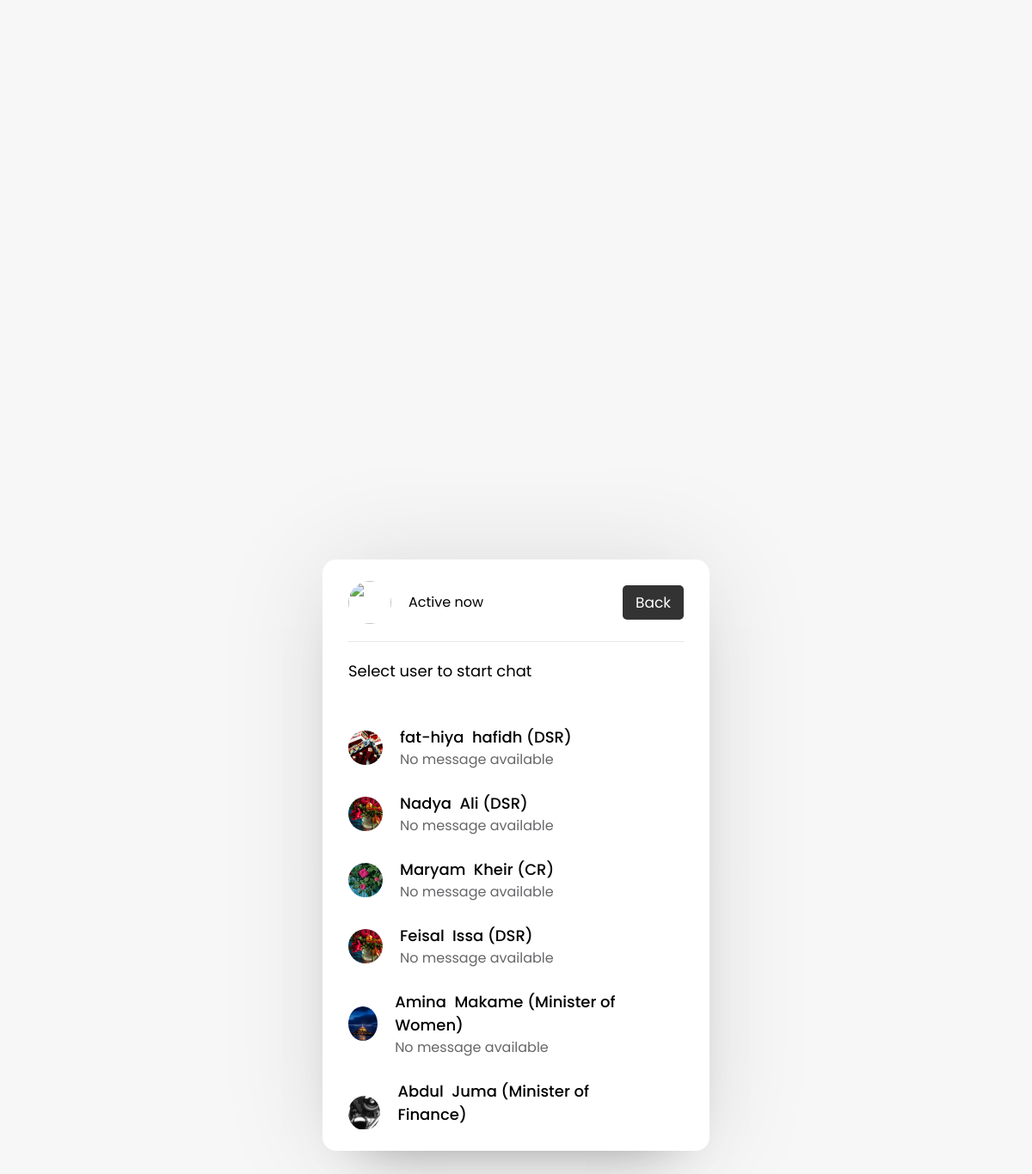
/dash_sr/pages/Massege1.php (signed in), run on the app's committed database.
### tables this page shows
CREATE TABLE `student` (
  `RegNo` varchar(50) NOT NULL,
  `FirstName` varchar(50) NOT NULL,
  `MiddleName` varchar(50) NOT NULL,
  `LastName` varchar(50) NOT NULL,
  `Gender` char(8) NOT NULL,
  `PhoneNumber` varchar(50) NOT NULL,
  `AcademicYear` varchar(50) NOT NULL,
  `Semister` varchar(50) NOT NULL,
  `Level` varchar(50) NOT NULL,
  `HealthInfo` varchar(50) DEFAULT NULL,
  `ProfilePicture` varchar(255) NOT NULL,
  `StudentStatus` varchar(50) NOT NULL
);

CREATE TABLE `userole` (
  `ID` int(11) NOT NULL,
  `UserName` varchar(30) NOT NULL,
  `Password` varchar(150) NOT NULL,
  `Role` varchar(30) NOT NULL
);

### dash_sr/pages/text_in_dsr.php (the view)
<?php
	while ($fetch =mysqli_fetch_assoc($query))
		{
			$massageSelect = mysqli_query($con,"select * from messages where message_out_ID ='".$qlcr['UserName']."' && message_in_ID ='$userID' || message_out_ID ='$userID' && message_in_ID='".$qlcr['UserName']."' order by 	messageID desc limit 1 ");
			$messageQuery = mysqli_fetch_assoc($massageSelect);
			(mysqli_num_rows($massageSelect) > 0)? $result = $messageQuery['message'] : $result = 'No message available';
			(strlen($result) > 22) ? $msg  = substr($result, 0, 22).'....' : $msg = $result;
			if (isset($messageQuery['message_out_ID']))
			{
				($userID == $messageQuery['message_out_ID']) ? $you = 'You: ' : $you = '';
			}
			else
			{
				$you = '';
			}
?>
		<a href="text1.php?ID=<?php echo $fetch['RegNo']; ?>">
			<div class="content">
				<img src="../../icons/<?php echo $fetch['ProfilePicture']; ?>">
					<div class="details">
						<span><?php echo $fetch['FirstName']." &nbsp;".$fetch['LastName'].' ('.$qlcr['Role'].')';  ?> </span>	<p> <?php echo $you.$msg; ?></p>
					</div>
			</div>
		</a>
<?php } ?>

### dash_sr/pages/Massege1.php (shortened to what this page needs)
<!DOCTYPE html>
<html lang="en">
<head>
  <link rel="stylesheet" href="../../includes/style.css">
  <link rel="stylesheet" href="https://cdnjs.cloudflare.com/ajax/libs/font-awesome/5.15.2/css/all.min.css"/>
</head>
	<body>
		<div class="wrapper">
			<section class="users">
				<header>
					<div class="content">
						<?php
			        		require_once '../../includes/connection.php';
			        		$userID= $_SESSION['username'];
			        		$sel=mysqli_query($con,"select * from student where RegNo ='".$userID."'");
			        		$row =mysqli_fetch_assoc($sel);
			        	?>
			        	 <img src="../../icons/<?php echo $row['ProfilePicture']; ?>">
			        	 <div class="details">
			        	 	 <p>Active now</p>
			        	 </div>
					</div>
					 <a href="index.php" class="logout">Back</a>
				</header>
				<div class="search">
        			<span class="text">Select user to start chat</span>
     			</div>
     			<div class="chat-box" style="background: #fff; box-shadow: inset 0 0 0 0 rgb(0 0 0 / 5%),
              inset 0 0 0 0 rgb(0 0 0 / 5%); padding: 10px 30px 20px 0px; ">
        			<?php
        				$crsele=mysqli_query($con,"select * from userole where UserName !='$userID' && Role !='Former CR' && Role !='Former Vice President' && Role !='Former Minister of Information' && Role !='Former Minister of Security' && Role !='Former DSR' && Role !='Former Minister of Loan' && Role !='Former Minister of Health'  && Role !='Former Minister of Women' && Role !='Former Minister of Finance' && Role !='Former Prime minister'  && Role !='Former Minister of Education' && Role != 'Former President' order by ID desc  ");
        				while ($qlcr=mysqli_fetch_assoc($crsele))
        				{
        					$query=mysqli_query($con,"select * from student where RegNo= '".$qlcr['UserName']."' && StudentStatus='Enable' ");
					?>
					<div class="users-list" style="padding: 5px 0px 10px 0px;">
						<?php include 'text_in_dsr.php'; ?>
					</div>
					<?php
        				}
        			?>
        			</div>
			</section>
		</div>
	</body>
</html>

### includes/style.css (style rules this page uses)
* { margin: 0; padding: 0; box-sizing: border-box; text-decoration: none; font-family: 'Poppins', sans-serif; }
body { display: flex; align-items: center; justify-content: center; min-height: 100vh; background: #f7f7f7; padding: 0 10px; }
.wrapper { background: #fff; max-width: 450px; width: 100%; border-radius: 16px; box-shadow: 0 0 128px 0 rgba(0,0,0,0.1), 0 32px 64px -48px rgba(0,0,0,0.5); }
.users { padding: 25px 30px; }
.users header, .users-list a { display: flex; align-items: center; padding-bottom: 20px; border-bottom: 1px solid #e6e6e6; justify-content: space-between; }
.wrapper img { object-fit: cover; border-radius: 50%; }
.users header img { height: 50px; width: 50px; }
:is(.users, .users-list) .content { display: flex; align-items: center; }
:is(.users, .users-list) .content .details { color: #000; margin-left: 20px; }
:is(.users, .users-list) .details span { font-size: 18px; font-weight: 500; }
.users header .logout { display: block; background: #333; color: #fff; outline: none; border: none; padding: 7px 15px; text-decoration: none; border-radius: 5px; font-size: 17px; }
.users .search { margin: 20px 0; display: flex; position: relative; align-items: center; justify-content: space-between; }
.users .search .text { font-size: 18px; }
.users-list { max-height: 350px; }
:is(.users-list, .chat-box)::-webkit-scrollbar { width: 0px; }
.users-list a { padding-bottom: 10px; margin-bottom: 15px; padding-right: 15px; border-bottom-color: #f1f1f1; }
.users-list a:last-child { margin-bottom: 0px; border-bottom: none; }
.users-list a img { height: 40px; width: 40px; }
.users-list a .details p { color: #67676a; }
.chat-box { position: relative; min-height: 500px; max-height: 500px; overflow-y: auto; padding: 10px 30px 20px 30px; background: #f7f7f7; box-shadow: inset 0 32px 32px -32px rgb(0 0 0 / 5%), inset 0 -32px 32px -32px rgb(0 0 0 / 5%); }

### data on the page
userole: Role "DSR"
student: ProfilePicture (picture), FirstName "fat-hiya", LastName "hafidh", msg "No message available"
userole: Role "DSR"
student: ProfilePicture (picture), FirstName "Nadya", LastName "Ali", msg "No message available"
userole: Role "CR"
student: ProfilePicture (picture), FirstName "Maryam", LastName "Kheir", msg "No message available"
userole: Role "DSR"
student: ProfilePicture (picture), FirstName "Feisal", LastName "Issa", msg "No message available"
userole: Role "Minister of Women"
student: ProfilePicture (picture), FirstName "Amina", LastName "Makame", msg "No message available"
userole: Role "Minister of Finance"
student: ProfilePicture (picture), FirstName "Abdul", LastName "Juma"
